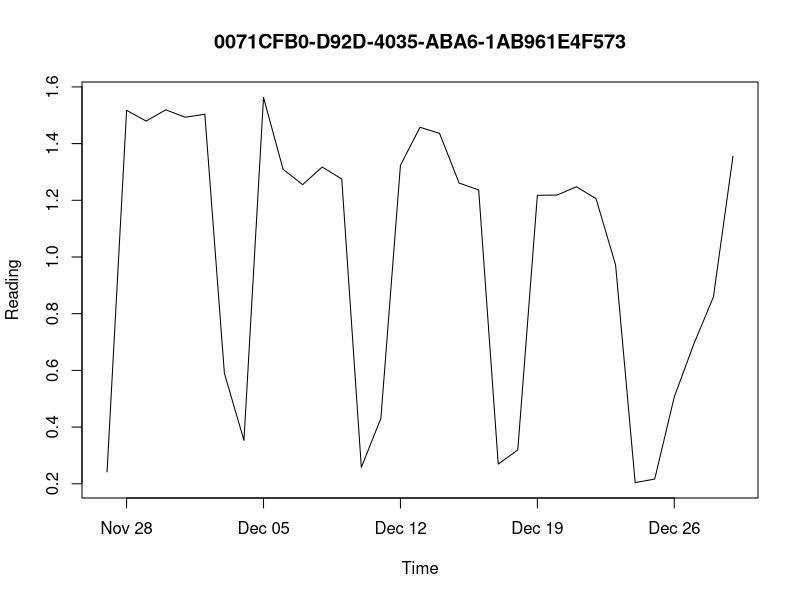
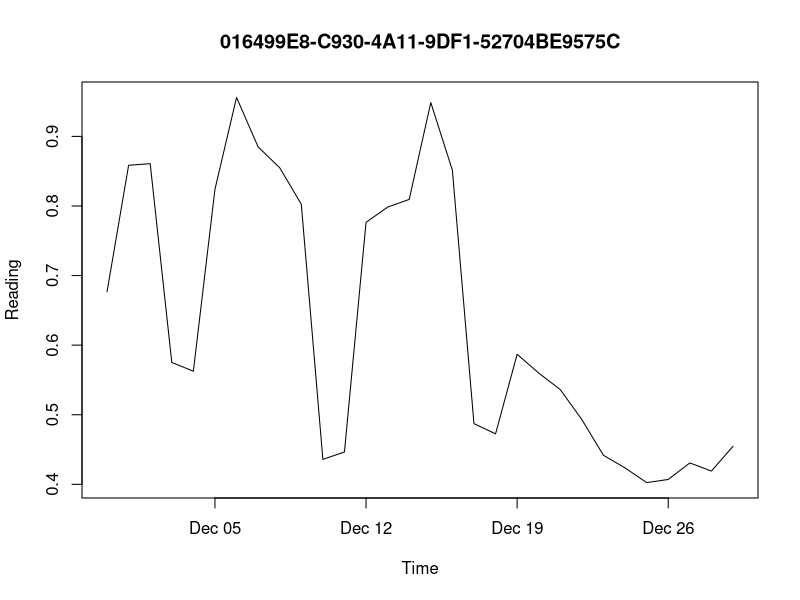
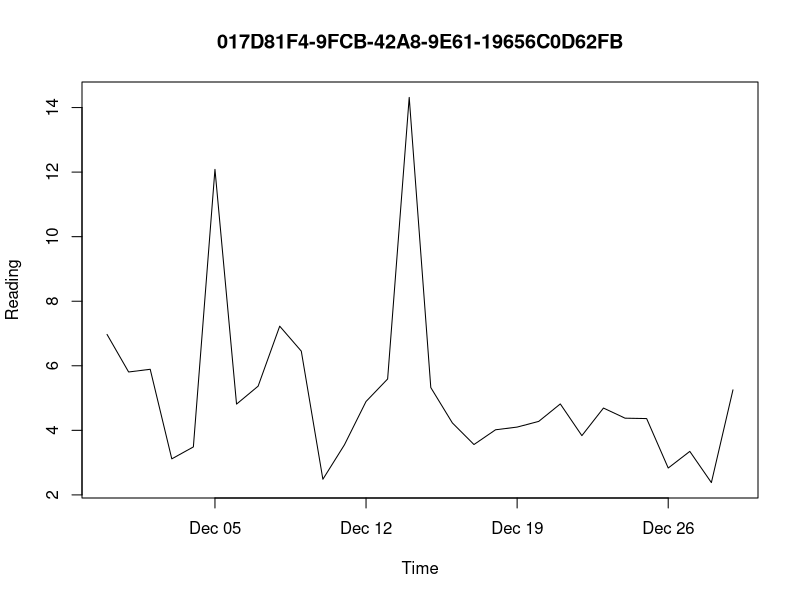
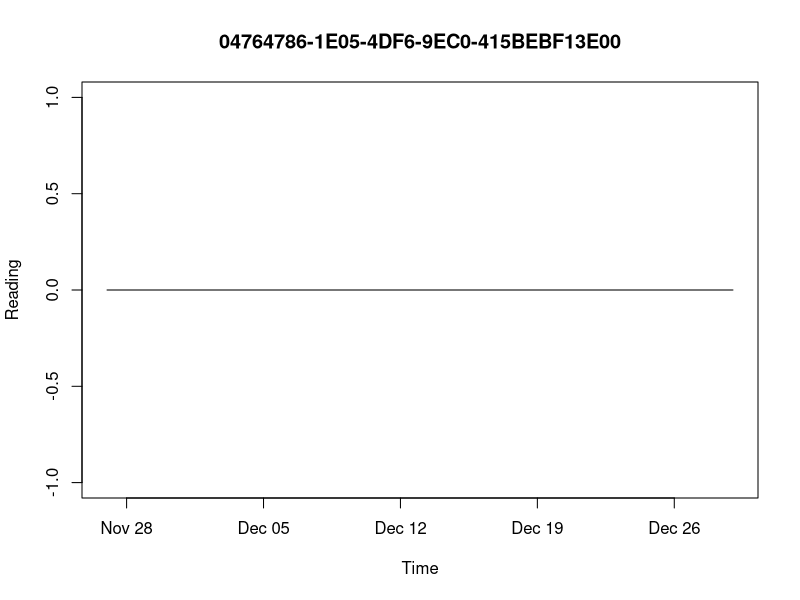
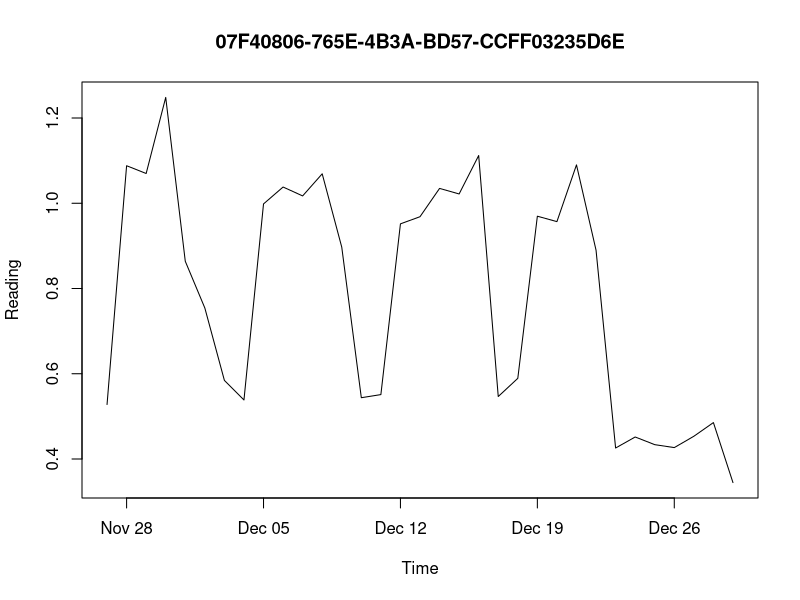
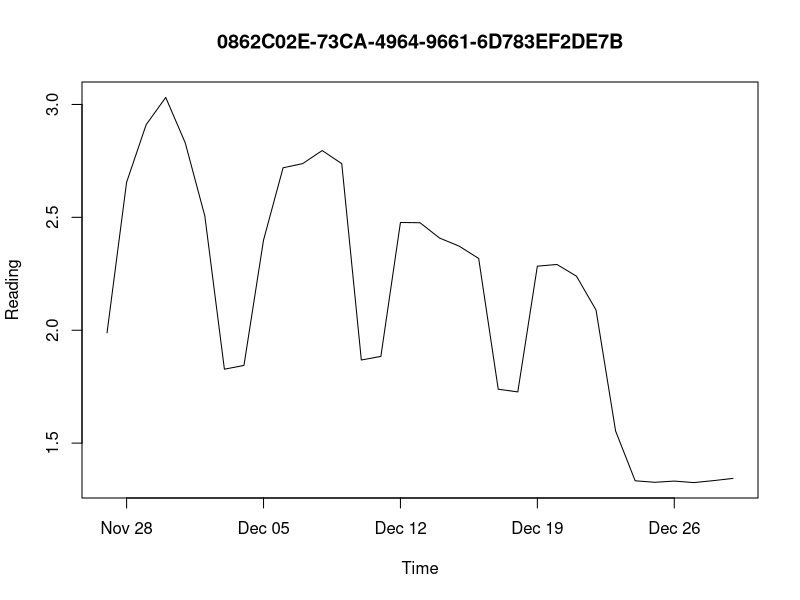
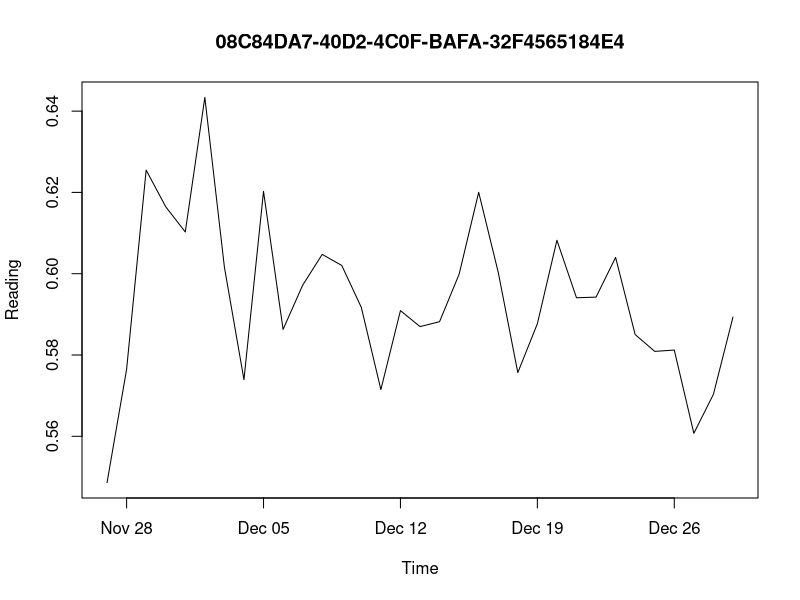
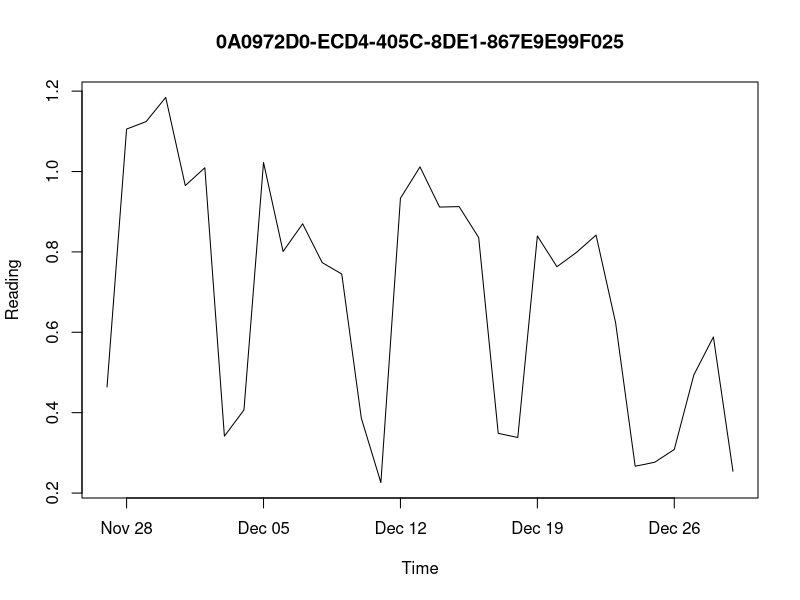

These charts were generated, in order, by the following R code: (Note: this script raises an error after producing the figures.)
#install.packages("psych")
#install.packages("plotrix")
#install.packages("data.table")

library(data.table)
library(psych)
library(plotrix)

setwd("C:/jp/ml/20161218")

meterdata <-
  read.csv(
    "temp_dmd_data_daily.txt",
    sep = "\t",
    header = FALSE,
    col.names = c("id", "ts", "val")
  )
head(meterdata, 10)

sorteddata <- meterdata[order(meterdata$id, meterdata$ts),]

sorteddata$ts1 <-
  as.POSIXct(x = sorteddata$ts, format = "%Y-%m-%d")
head(sorteddata)

sorteddata2 <-
  setDT(sorteddata,
        keep.rownames = TRUE,
        check.names = FALSE)
sorteddata2[, prevVal := shift(val), by = id]
head(sorteddata2)
sorteddata2[, increment := val - prevVal]
head(sorteddata2)


#Single point plot
meterid <- '3E31B710-98D9-4733-A150-8AE7720855FE'
datatoplot <-
  sorteddata2[id == meterid & ts1 > "2016-11-27"]

str(datatoplot)

meterids <- unique(sorteddata$id)

pdf(file = "myout.pdf")
for (meterid in meterids)
{
  print(meterid)
  datatoplot <- sorteddata2[id == meterid & ts1 > "2016-11-26"]
  if (nrow(datatoplot) > 0)
  {
    plot(
      datatoplot$ts1,
      datatoplot$val,
      type = "l",
      main = meterid,
      ylab = "Reading",
      xlab = "Time"
    )
    # highlimit = quantile(
    #   x = datatoplot$increment,
    #   probs = c(0.999),
    #   na.rm = TRUE,
    #   names = FALSE
    # )
    # lowlimit = quantile(
    #   x = datatoplot$increment,
    #   probs = c(0.001),
    #   na.rm = TRUE,
    #   names = FALSE
    # )
    #
    #
    # plot(
    #   datatoplot$ts1,
    #   datatoplot$increment,
    #   type = "l",
    #   main = meterid,
    #   ylab = "Increment",
    #   xlab = "Time",
    #   ylim = c(lowlimit, highlimit)
    # )
  }
}

dev.off()


mtr.f1[, .(val.stdev = sd(val)), by = id][ id == "A8D81B5B-8C4A-4550-936A-6B695D5384A0"]
mtr.f1[, .(val.stdev = sd(val)), by = id][ id == "EA61A98A-9107-4D3E-A324-8DFA795F1AA2"]



hc <- hclust(dist(C1))
plot(hc, cex = 0.2, hang = -1)
rhc <- rect.hclust(hc, k = 15, border = 2)

dev.off()

